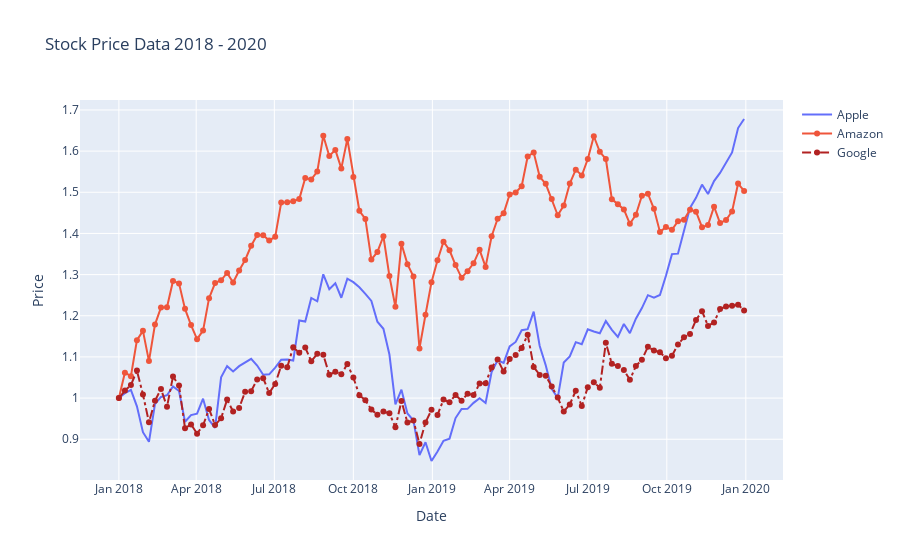

The code cell stored with this chart in its notebook:
### Code cell
fig = go.Figure()
fig.add_trace(go.Scatter(x=df_stocks.date,y=df_stocks.AAPL,mode='lines',name='Apple'))
fig.add_trace(go.Scatter(x=df_stocks.date,y=df_stocks.AMZN,mode='lines+markers',name='Amazon'))
fig.add_trace(go.Scatter(x=df_stocks.date,y=df_stocks.GOOG,mode='lines+markers',name='Google',line = dict(color='firebrick',width=2,dash='dashdot')))
fig.update_layout(title='Stock Price Data 2018 - 2020',xaxis_title='Date',yaxis_title='Price')
